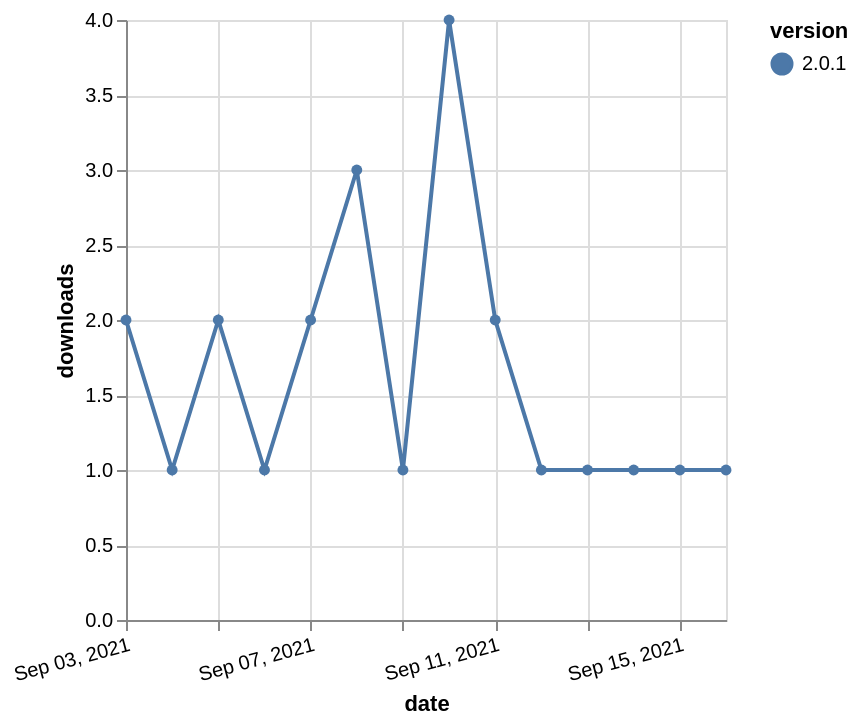

Write the Vega-Lite specification saved for this chart.
### Vega-Lite specification from a JSON file in a GitHub repository (floating-point values rounded to 4 significant figures)
{"$schema": "https://vega.github.io/schema/vega-lite/v5.json", "description": "A simple bar chart with embedded data.", "data": {"values": [{"date": "2021-09-03", "total": 844, "delta": 2, "version": "2.0.1"}, {"date": "2021-09-04", "total": 845, "delta": 1, "version": "2.0.1"}, {"date": "2021-09-05", "total": 847, "delta": 2, "version": "2.0.1"}, {"date": "2021-09-06", "total": 848, "delta": 1, "version": "2.0.1"}, {"date": "2021-09-07", "total": 850, "delta": 2, "version": "2.0.1"}, {"date": "2021-09-08", "total": 853, "delta": 3, "version": "2.0.1"}, {"date": "2021-09-09", "total": 854, "delta": 1, "version": "2.0.1"}, {"date": "2021-09-10", "total": 858, "delta": 4, "version": "2.0.1"}, {"date": "2021-09-11", "total": 860, "delta": 2, "version": "2.0.1"}, {"date": "2021-09-12", "total": 861, "delta": 1, "version": "2.0.1"}, {"date": "2021-09-13", "total": 862, "delta": 1, "version": "2.0.1"}, {"date": "2021-09-14", "total": 863, "delta": 1, "version": "2.0.1"}, {"date": "2021-09-15", "total": 864, "delta": 1, "version": "2.0.1"}, {"date": "2021-09-16", "total": 865, "delta": 1, "version": "2.0.1"}]}, "width": "container", "mark": {"type": "line", "point": {"filled": true}}, "encoding": {"x": {"field": "date", "type": "temporal", "timeUnit": "yearmonthdate", "title": "date", "axis": {"labelAngle": -15}}, "y": {"field": "delta", "type": "quantitative", "title": "downloads"}, "color": {"field": "version", "type": "nominal"}, "tooltip": {"field": "delta"}}}
